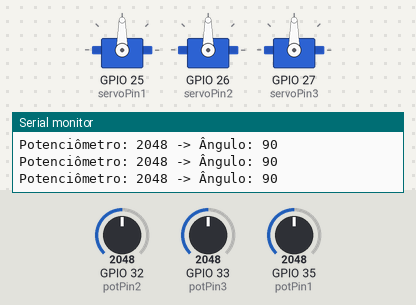
The sketch below on a simulated ESP32. Shown: 3 × servo, the last lines printed to the serial monitor. The test bench sets the inputs (shaded band); at power-on: GPIO 32 (potPin2) = 2048, GPIO 33 (potPin3) = 2048, GPIO 35 (potPin1) = 2048.

Above: at 1.2 s.
1.3 s: GPIO 32 (potPin2) set to 2866
At 1.8 s:
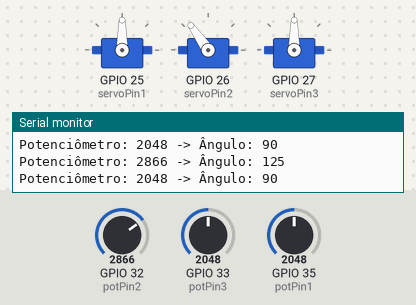
2.8 s: GPIO 33 (potPin3) set to 1228
At 4.0 s:
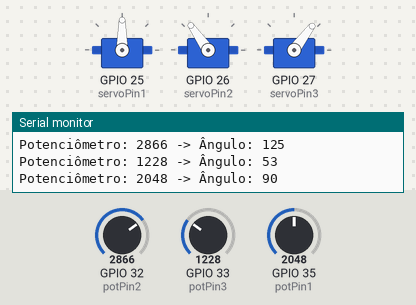
4.3 s: GPIO 35 (potPin1) set to 3603
At 5.2 s:
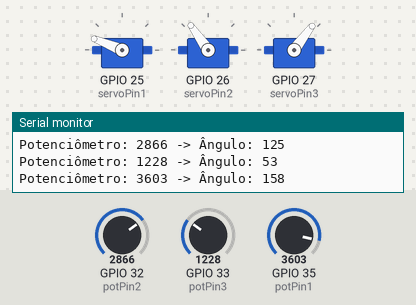
5.8 s: GPIO 35 (potPin1) set to 4095
At 6.3 s:
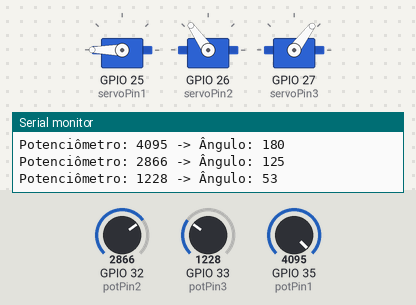
7.3 s: GPIO 33 (potPin3) set to 491
At 8.5 s:
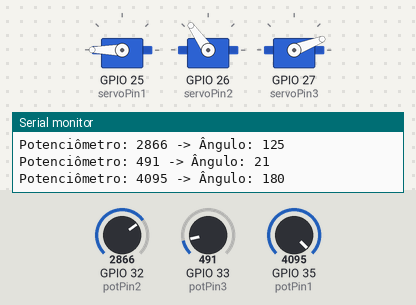
8.8 s: GPIO 32 (potPin2) set to 2047
At 9.1 s:
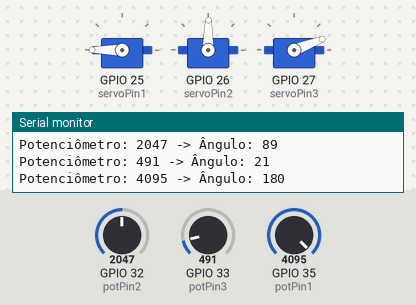
Timing chart, 0 to 11.3 s (numbered marks = the images above; inputs shaded):
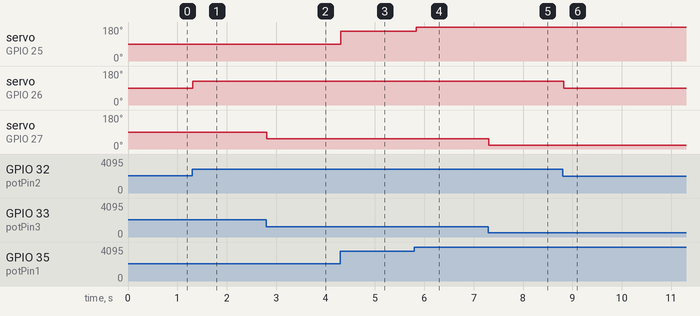

The sketch:

Servomotor_potenciometro.ino
```cpp
#include <ESP32Servo.h>  // Biblioteca compatível com ESP32


// ----------------Definição dos pinos de controle dos servos:------------------------
static const int servoPin1 = 25;  // Pino de controle do servo
static const int servoPin2 = 26;  // Pino de controle do servo
static const int servoPin3 = 27;  // Pino de controle do servo
//-----------------sinal de controle dos potenciômetros--------------------------------
static const int potPin1 = 35;    // Pino analógico para o potenciômetro
static const int potPin2 = 32;    // Pino analógico para o potenciômetro
static const int potPin3 = 33;    // Pino analógico para o potenciômetro

// Objetos servo:
Servo servo1;
Servo servo2;
Servo servo3;

void setup() {
  Serial.begin(115200);          // Inicializa a comunicação serial
  //servo1.attach(servoPin1);        // Conecta o servo ao pino especificado
  //servo1.attach(servoPin2);
  //servo1.attach(servoPin3);
  servo1.attach(servoPin1);
  servo2.attach(servoPin2);
  servo3.attach(servoPin3);
}

void loop() {
  if(analogRead(potPin1)!= 0){  // Lê o valor do potenciômetro (0 a 4095)
  int potValue = analogRead(potPin1);

  // Mapeia o valor do potenciômetro para o ângulo do servo (0 a 180)
  int angle = map(potValue, 0, 4095, 0, 180);

  // Move o servo para o ângulo correspondente
  servo1.write(angle);

  // Exibe o valor no Monitor Serial
  Serial.print("Potenciômetro: ");
  Serial.print(potValue);
  Serial.print(" -> Ângulo: ");
  Serial.println(angle);

  delay(15);  // Pequeno atraso para suavizar o movimento
  }
  if(analogRead(potPin2)!= 0){

      // Lê o valor do potenciômetro (0 a 4095)
  int potValue = analogRead(potPin2);

  // Mapeia o valor do potenciômetro para o ângulo do servo (0 a 180)
  int angle = map(potValue, 0, 4095, 0, 180);

  // Move o servo para o ângulo correspondente
  servo2.write(angle);

  // Exibe o valor no Monitor Serial
  Serial.print("Potenciômetro: ");
  Serial.print(potValue);
  Serial.print(" -> Ângulo: ");
  Serial.println(angle);

  delay(15);  // Pequeno atraso para suavizar o movimento
  }
  if(analogRead(potPin3) > 0){
      // Lê o valor do potenciômetro (0 a 4095)
  int potValue = analogRead(potPin3);

  // Mapeia o valor do potenciômetro para o ângulo do servo (0 a 180)
  int angle = map(potValue, 0, 4095, 0, 180);


  // Move o servo para o ângulo correspondente
  servo3.write(angle);

  // Exibe o valor no Monitor Serial
  Serial.print("Potenciômetro: ");
  Serial.print(potValue);
  Serial.print(" -> Ângulo: ");
  Serial.println(angle);

  delay(15);  // Pequeno atraso para suavizar o movimento
  }
}
```

Measured:
- after the input at 1.3 s, servo on GPIO 26 (servoPin2): 90° → 125° at once
- after the input at 2.8 s, servo on GPIO 27 (servoPin3): 90° → 53° at once
- after the input at 4.3 s, servo on GPIO 25 (servoPin1): 90° → 158° at once
- after the input at 5.8 s, servo on GPIO 25 (servoPin1): 158° → 180° at once
- after the input at 7.3 s, servo on GPIO 27 (servoPin3): 53° → 21° at once
- after the input at 8.8 s, servo on GPIO 26 (servoPin2): 125° → 89° at once
